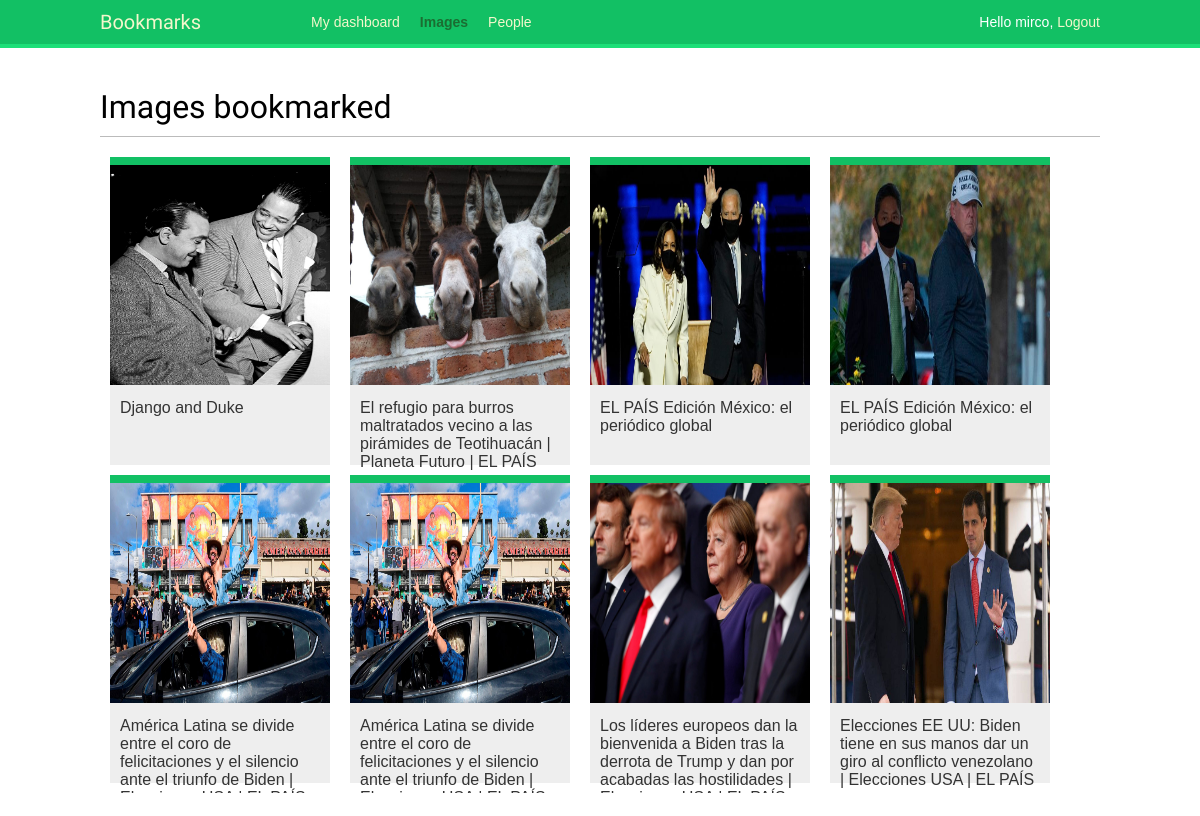
The app's page /images/ (signed in) with its own data.
### images/models.py (models this page shows, shortened)
class Image(models.Model):
    user = models.ForeignKey(settings.AUTH_USER_MODEL,
                             related_name='images_created',
                             on_delete=models.CASCADE)
    title = models.CharField(max_length=200)
    slug = models.SlugField(max_length=200,
                            blank=True)
    url = models.URLField()
    image = models.ImageField(upload_to='images/%Y/%m/%d/')
    description = models.TextField(blank=True)
    created = models.DateField(auto_now_add=True,
                               db_index=True)
    users_like = models.ManyToManyField(settings.AUTH_USER_MODEL,
                                        related_name='images_liked',
                                        blank=True)
    def get_absolute_url(self):
        return reverse('images:detail', args=[self.id, self.slug])

### images/views.py (the view)
# urls.py: path('', views.image_list, name='list'),
@login_required
def image_list(request):
    images = Image.objects.all()
    paginator = Paginator(images, 8)
    page = request.GET.get('page')
    try:
        images = paginator.page(page)
    except PageNotAnInteger:
        images = paginator.page(1)
    except EmptyPage:
        if request.is_ajax():
            return HttpResponse('')
        images = paginator.page(paginator.num_pages)
    if request.is_ajax():
        return render(request,
                      'images/image/list_ajax.html',
                      {'section': 'images', 'images': images})
    return render(request,
                  'images/image/list.html',
                  {'section': 'images', 'images': images})

### images/templates/images/image/list.html (shortened to what this page needs)
{% extends "base.html" %}
{% block content %}
  <h1>Images bookmarked</h1>
  <div id="image-list">
    {% include "images/image/list_ajax.html" %}
  </div>
{% endblock %}

### account/templates/base.html (shortened to what this page needs)
{%load static%}
<!DOCTYPE html>
<html lang="en">
<head>
  <link href="{% static "css/base.css" %}" rel="stylesheet">
</head>
<body>
  <div id="header">
    <span class="logo">Bookmarks</span>
    {% if request.user.is_authenticated %}
    <ul class="menu">
      <li {% if section == "dashboard" %}class="selected" {% endif %}>
        <a href="{% url "dashboard" %}">My dashboard</a>
      </li>
      <li {% if section == "images" %}class="selected"{% endif %}>
        <a href="{% url "images:list" %}">Images</a>
        </li>
      <li {% if section == "people" %}class="selected" {% endif %}>
        <a href="#">People</a>
      </li>
    </ul>
    {% endif %}
    <span class="user">
      {% if request.user.is_authenticated %}
      Hello {{ request.user.first_name }},
      <a href="{% url "logout" %}">Logout</a>
      {% else %}
      <a href="{% url "login" %}">Log-in</a>
      {% endif %}
    </span>
  </div>
  <div id="content">
    {% block content %} {% endblock %}
  </div>
</body>
</html>

### images/templates/images/image/list_ajax.html
{% load thumbnail %}
{% for image in images %}
  <div class="image">
    <a href="{{ image.get_absolute_url }}">
      {% thumbnail image.image 300x300 crop="smart" as im %}
      <a href="{{ image.get_absolute_url }}">
        <img src="{{ im.url }}">
      </a>
    </a>
    <div class="info">
      <a href="{{ image.get_absolute_url }}" class="title">
        {{ image.title }}
      </a>
    </div>
  </div>
{% endfor %}

### account/static/css/base.css (style rules this page uses)
body { margin: 0; padding: 0; font-family: helvetica, sans-serif; }
a { color: #12c064; text-decoration: none; }
h1, h2, h3, h4, h5, h6 { font-family: "Muli", sans-serif; font-weight: normal; }
h1 { border-bottom: 1px solid #bbb; padding: 0 0 10px 0; margin: 10px 0 20px 0; }
#header { padding: 10px 100px; font-size: 14px; background: #12c064; color: #fff; border-bottom: 4px solid #1cdf78; overflow: auto; }
#header .logo { font-family: "Muli", sans-serif; float: left; color: #f3f7cc; font-size: 20px; margin-right: 10%; }
#header ul.menu { list-style: none; float: left; margin: 0; padding: 0; }
#header ul.menu li { float: left; padding: 4px 10px; }
#header ul.menu li.selected a, #header ul.menu li.selected a:hover { color: #1b6d32; font-weight: bold; }
#header a { color: #f3f7cc; }
#header .user { float: right; padding-top: 4px; }
#content { padding: 30px 100px; }
#image-list { overflow: auto; }
#image-list .image { float: left; width: 220px; height: 300px; margin: 0 10px 10px 10px; border-top: 8px solid #12c064; background: #eee; }
#image-list img { width: 220px; height: 220px; }
#image-list .info { padding: 10px; }
#image-list .info a { color: #333; }

### records on screen
Image: shows a picture, title "Django and Duke"
Image: shows a picture, title "El refugio para burros maltratados vecino a las pirámides de Teotihuacán | Planeta Futuro | EL PAÍS"
Image: shows a picture, title "EL PAÍS Edición México: el periódico global"
Image: shows a picture, title "EL PAÍS Edición México: el periódico global"
Image: title "América Latina se divide entre el coro de felicitaciones y el silencio ante el triunfo de Biden |…"
Image: title "América Latina se divide entre el coro de felicitaciones y el silencio ante el triunfo de Biden |…"
Image: shows a picture, title "Los líderes europeos dan la bienvenida a Biden tras la derrota de Trump y dan por acabadas las hostilidades |…"
Image: shows a picture, title "Elecciones EE UU: Biden tiene en sus manos dar un giro al conflicto venezolano | Elecciones USA | EL PAÍS"

### other values on screen
{{ request.user.first_name }} "mirco"
